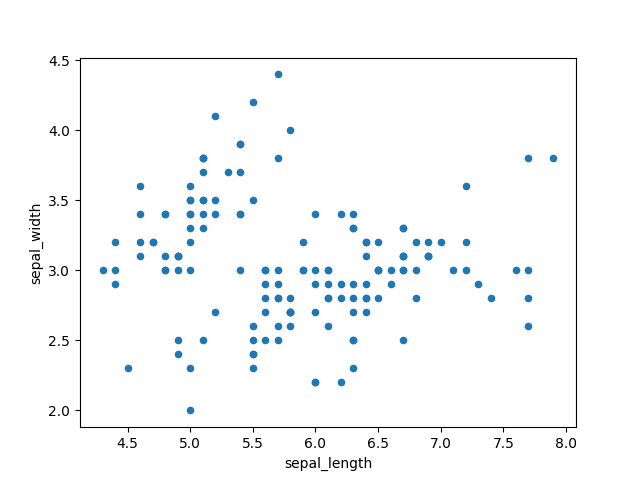

Write Python code to recreate this figure.
import pandas as pd
import seaborn as sns
import matplotlib.pyplot as plt
import numpy as np

iris = pd.read_csv("iris.csv")

# 2D scatter plot
# to understand the axis i,e labels and scale

iris.plot(kind='scatter',x='sepal_length',y='sepal_width');
plt.savefig('0.4_2D_scatter_plot.png')
plt.show()
# plot doesn't start from 0,0. Observe the axis scale
# not interactive, so lets add color to distinguish

sns.set_style('whitegrid')
# color based on species
sns.FacetGrid(iris,hue='species', size=4) \
    .map(plt.scatter,"sepal_length","sepal_width") \
        .add_legend();
plt.savefig('0.4_2D_scatter_plot_with_color.png')
plt.show()

"""
Observations:
- using sepal_length and sepal_width, can distinguish between setosa flower and others
- Distinguishing other flowers is quiet tricky because they overlap each other
"""